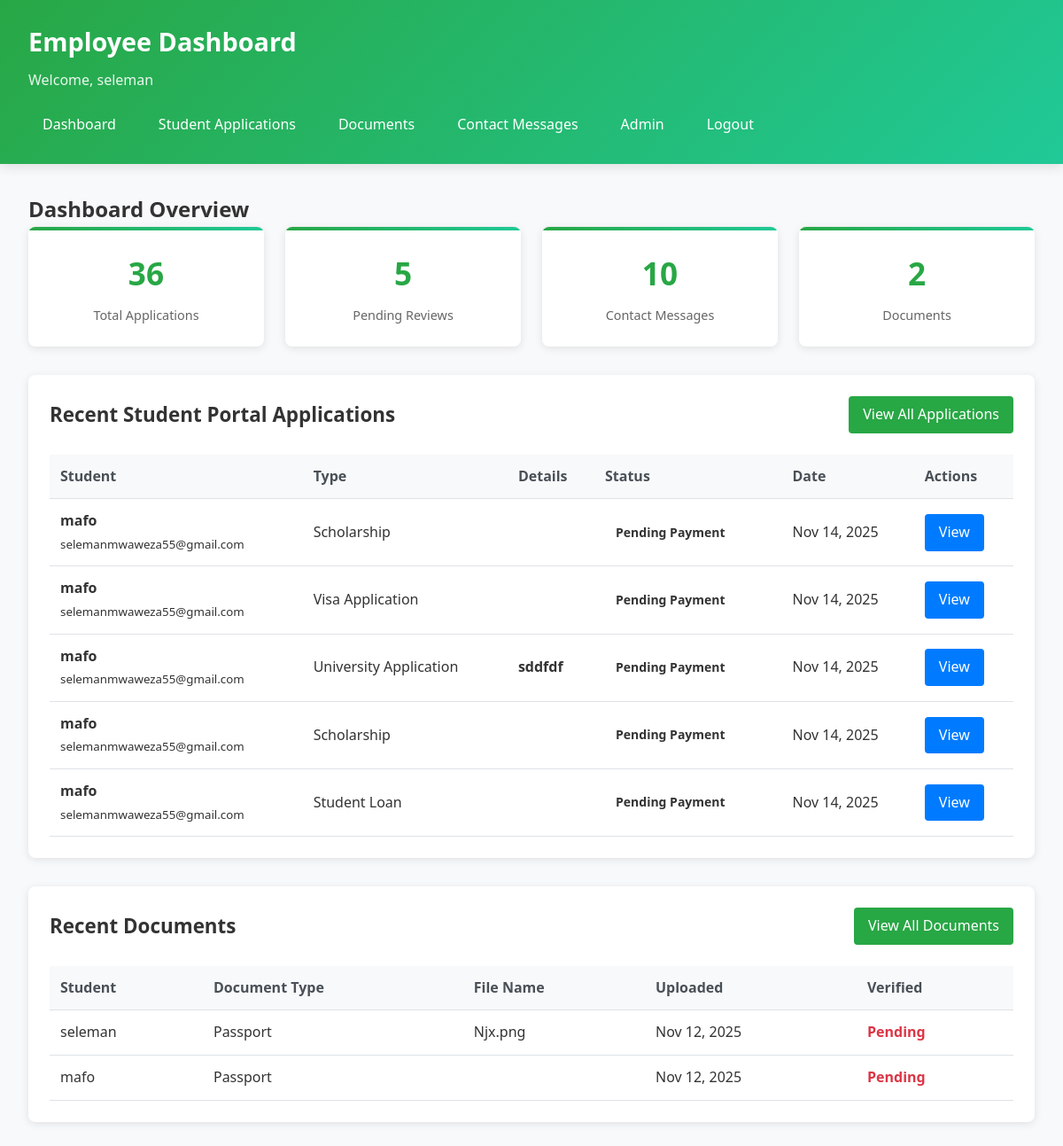
Screenshot of /employee/dashboard/ (signed in) with the database file from the repository.
### student_portal/models.py (models this page shows, shortened)
class Application(models.Model):
    APPLICATION_STATUS = [
        ('pending_payment', 'Pending Payment'),
        ('submitted', 'Submitted'),
        ('under_review', 'Under Review'),
        ('approved', 'Approved'),
        ('rejected', 'Rejected'),
        ('selected', 'Selected'),
    ]
    APPLICATION_TYPES = [
        ('university', 'University Application'),
        ('visa', 'Visa Application'),
        ('scholarship', 'Scholarship'),
        ('loan', 'Student Loan'),
    ]
    student = models.ForeignKey(User, on_delete=models.CASCADE)
    application_type = models.CharField(max_length=20, choices=APPLICATION_TYPES)
    university_name = models.CharField(max_length=255, blank=True)
    course = models.CharField(max_length=255, blank=True)
    country = models.CharField(max_length=100, blank=True)
    status = models.CharField(max_length=20, choices=APPLICATION_STATUS, default='pending_payment')
    submission_date = models.DateTimeField(auto_now_add=True)
    created_at = models.DateTimeField(auto_now_add=True)
    updated_at = models.DateTimeField(auto_now=True)
    is_paid = models.BooleanField(default=False)
    payment_amount = models.DecimalField(max_digits=10, decimal_places=2, default=5000.00)

class Document(models.Model):
    DOCUMENT_TYPES = [
        ('passport', 'Passport'),
        ('academic_transcript', 'Academic Transcript'),
        ('degree_certificate', 'Degree Certificate'),
        ('recommendation_letter', 'Recommendation Letter'),
        ('sop', 'Statement of Purpose'),
        ('cv', 'CV'),
        ('language_test', 'Language Test Results'),
        ('financial_documents', 'Financial Documents'),
    ]
    student = models.ForeignKey(User, on_delete=models.CASCADE)
    document_type = models.CharField(max_length=50, choices=DOCUMENT_TYPES)
    file = models.FileField(upload_to='documents/')
    description = models.TextField(blank=True)
    uploaded_at = models.DateTimeField(auto_now_add=True)
    is_verified = models.BooleanField(default=False)

### employee/views.py (the view)
# urls.py: path('dashboard/', views.employee_dashboard, name='employee_dashboard'),
@login_required
def employee_dashboard(request):
    applications = StudentApplication.objects.all().order_by('-created_at')
    student_applications = Application.objects.all().order_by('-created_at')  # Student portal applications
    contact_messages = ContactMessage.objects.all().order_by('-created_at')
    documents = Document.objects.all().order_by('-uploaded_at')[:10]  # Recent documents
    context = {
        'applications': applications,
        'student_applications': student_applications,
        'contact_messages': contact_messages,
        'documents': documents,
        'applications_count': applications.count() + student_applications.count(),
        'messages_count': contact_messages.count(),
        'documents_count': Document.objects.count(),
        'pending_reviews': student_applications.filter(status='submitted').count(),
    }
    return render(request, 'employee/dashboard.html', context)

### employee/templates/employee/dashboard.html (shortened to what this page needs)
<!DOCTYPE html>
<html lang="en">
<head>
</head>
<body>
    <div class="header">
        <div class="header-content">
            <div>
                <h1>Employee Dashboard</h1>
                <div class="welcome-text">Welcome, {{ user.get_full_name|default:user.username }}</div>
            </div>
            <nav class="nav-menu">
                <a href="{% url 'employee:employee_dashboard' %}">Dashboard</a>
                <a href="{% url 'employee:student_application_list' %}">Student Applications</a>
                <a href="{% url 'employee:document_list' %}">Documents</a>
                <a href="{% url 'employee:contact_messages' %}">Contact Messages</a>
                <a href="{% url 'admin:index' %}">Admin</a>
                <a href="{% url 'employee:employee_logout' %}">Logout</a>
            </nav>
        </div>
    </div>
    <div class="container">
        <h2>Dashboard Overview</h2>
        <div class="stats-grid">
            <div class="stat-card">
                <div class="stat-number">{{ applications_count }}</div>
                <div class="stat-label">Total Applications</div>
            </div>
            <div class="stat-card">
                <div class="stat-number">{{ pending_reviews }}</div>
                <div class="stat-label">Pending Reviews</div>
            </div>
            <div class="stat-card">
                <div class="stat-number">{{ messages_count }}</div>
                <div class="stat-label">Contact Messages</div>
            </div>
            <div class="stat-card">
                <div class="stat-number">{{ documents_count }}</div>
                <div class="stat-label">Documents</div>
            </div>
        </div>
        <div class="section">
            <div class="section-header">
                <h3>Recent Student Portal Applications</h3>
                <a href="{% url 'employee:student_application_list' %}" class="btn btn-success">View All Applications</a>
            </div>
            {% if student_applications %}
            <table>
                <thead>
                    <tr>
                        <th>Student</th>
                        <th>Type</th>
                        <th>Details</th>
                        <th>Status</th>
                        <th>Date</th>
                        <th>Actions</th>
                    </tr>
                </thead>
                <tbody>
                    {% for app in student_applications|slice:":5" %}
                    <tr>
                        <td>
                            <strong>{{ app.student.get_full_name|default:app.student.username }}</strong><br>
                            <small>{{ app.student.email }}</small>
                        </td>
                        <td>{{ app.get_application_type_display }}</td>
                        <td>
                            {% if app.university_name %}<strong>{{ app.university_name }}</strong><br>{% endif %}
                        </td>
                        <td>
                            <span class="status-badge status-{{ app.status }}">
                                {{ app.get_status_display }}
                            </span>
                        </td>
                        <td>{{ app.created_at|date:"M d, Y" }}</td>
                        <td>
                            <a href="{% url 'employee:student_application_detail' app.id %}" class="btn btn-primary">View</a>
                        </td>
                    </tr>
                    {% endfor %}
                </tbody>
            </table>
            {% else %}
            <p class="empty-state">No student applications found.</p>
            {% endif %}
        </div>
        <div class="section">
            <div class="section-header">
                <h3>Recent Documents</h3>
                <a href="{% url 'employee:document_list' %}" class="btn btn-success">View All Documents</a>
            </div>
            {% if documents %}
            <table>
                <thead>
                    <tr>
                        <th>Student</th>
                        <th>Document Type</th>
                        <th>File Name</th>
                        <th>Uploaded</th>
                        <th>Verified</th>
                    </tr>
                </thead>
                <tbody>
                    {% for doc in documents %}
                    <tr>
                        <td>{{ doc.student.get_full_name|default:doc.student.username }}</td>
                        <td>{{ doc.get_document_type_display }}</td>
                        <td>{{ doc.file.name|slice:"20:" }}</td>
                        <td>{{ doc.uploaded_at|date:"M d, Y" }}</td>
                        <td>
                            {% if doc.is_verified %}
                            <span style="color: #28a745; font-weight: bold;">✓ Verified</span>
                            {% else %}
                            <span style="color: #dc3545; font-weight: bold;">Pending</span>
                            {% endif %}
                        </td>
                    </tr>
                    {% endfor %}
                </tbody>
            </table>
            {% else %}
            <p class="empty-state">No documents found.</p>
            {% endif %}
        </div>
    </div>
</body>
</html>

### employee/templates/employee/dashboard.html (style rules this page uses)
* { margin: 0; padding: 0; box-sizing: border-box; }
body { font-family: 'Segoe UI', Tahoma, Geneva, Verdana, sans-serif; background-color: #f8f9fa; line-height: 1.6; color: #333; }
.header { background: linear-gradient(135deg, #28a745, #20c997); color: white; padding: 1.5rem 2rem; box-shadow: 0 4px 12px rgba(0,0,0,0.1); }
.header-content { display: flex; justify-content: space-between; align-items: center; flex-wrap: wrap; }
.header h1 { font-size: 1.8rem; margin-bottom: 0.5rem; }
.welcome-text { font-size: 1rem; opacity: 0.9; }
.nav-menu { display: flex; gap: 1rem; margin-top: 1rem; flex-wrap: wrap; }
.nav-menu a { color: white; text-decoration: none; padding: 0.5rem 1rem; border-radius: 4px; transition: all 0.3s ease; font-weight: 500; }
.container { max-width: 1200px; margin: 2rem auto; padding: 0 2rem; }
.stats-grid { display: grid; grid-template-columns: repeat(auto-fit, minmax(200px, 1fr)); gap: 1.5rem; margin-bottom: 2rem; }
.stat-card { background: white; padding: 1.5rem; border-radius: 8px; box-shadow: 0 2px 10px rgba(0,0,0,0.1); text-align: center; transition: transform 0.3s ease, box-shadow 0.3s ease; position: relative; overflow: hidden; }
.stat-card::before { content: ''; position: absolute; top: 0; left: 0; width: 100%; height: 4px; background: linear-gradient(90deg, #28a745, #20c997); }
.stat-number { font-size: 2.2rem; font-weight: bold; color: #28a745; margin-bottom: 0.5rem; }
.stat-label { color: #666; font-size: 0.9rem; }
.section { background: white; padding: 1.5rem; border-radius: 8px; box-shadow: 0 2px 10px rgba(0,0,0,0.1); margin-bottom: 2rem; }
.section-header { display: flex; justify-content: space-between; align-items: center; margin-bottom: 1.5rem; flex-wrap: wrap; }
.section h3 { color: #333; font-size: 1.4rem; }
table { width: 100%; border-collapse: collapse; margin-top: 1rem; }
th, td { padding: 0.75rem; text-align: left; border-bottom: 1px solid #dee2e6; }
th { background: #f8f9fa; font-weight: bold; color: #495057; }
tr { transition: background-color 0.2s ease; }
.status-badge { padding: 0.25rem 0.75rem; border-radius: 20px; font-size: 0.875rem; font-weight: bold; display: inline-block; }
.btn { padding: 0.5rem 1rem; border-radius: 4px; text-decoration: none; display: inline-block; font-weight: 500; transition: all 0.3s ease; border: none; cursor: pointer; }
.btn-primary { background: #007bff; color: white; }
.btn-success { background: #28a745; color: white; }

### rows the page displays
Application: student.get_full_name "mafo", student.email "selemanmwaweza55@gmail.com", application_type "Scholarship", status "Pending Payment", created_at "Nov 14, 2025"
Application: student.get_full_name "mafo", student.email "selemanmwaweza55@gmail.com", application_type "Visa Application", status "Pending Payment", created_at "Nov 14, 2025"
Application: student.get_full_name "mafo", student.email "selemanmwaweza55@gmail.com", application_type "University Application", university_name "sddfdf", status "Pending Payment", created_at "Nov 14, 2025"
Application: student.get_full_name "mafo", student.email "selemanmwaweza55@gmail.com", application_type "Scholarship", status "Pending Payment", created_at "Nov 14, 2025"
Application: student.get_full_name "mafo", student.email "selemanmwaweza55@gmail.com", application_type "Student Loan", status "Pending Payment", created_at "Nov 14, 2025"
Document: student.get_full_name "seleman", document_type "Passport", file.name "Njx.png", uploaded_at "Nov 12, 2025", is_verified "Pending"
Document: student.get_full_name "mafo", document_type "Passport", uploaded_at "Nov 12, 2025", is_verified "Pending"

### other values shown
{{ user.get_full_name|default:user.username }} "seleman"
{{ applications_count }} "36"
{{ pending_reviews }} "5"
{{ messages_count }} "10"
{{ documents_count }} "2"
